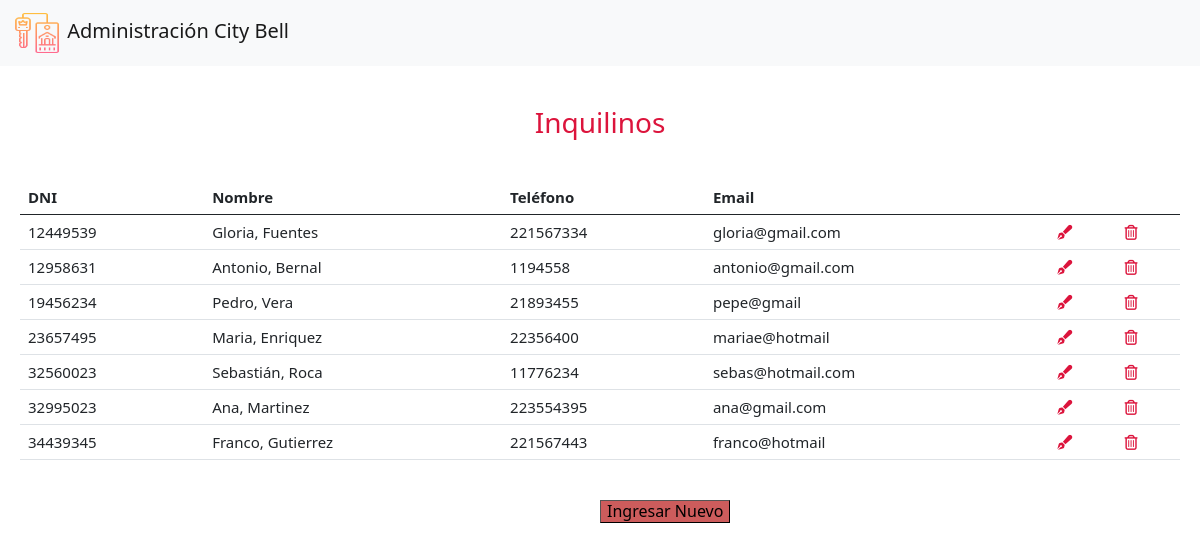
Screenshot of /tabla_inqui.php with the database file from the repository.
### tables this page shows
CREATE TABLE `Inquilino` (
  `dni` int(11) NOT NULL,
  `nombre` varchar(40) NOT NULL,
  `telefono` int(40) NOT NULL,
  `email` varchar(100) NOT NULL
);

### tabla_inqui.php (the view, shortened to what this page needs)
<?php
require 'conexion.php';
include 'nav.php';
?>
<!DOCTYPE html>
<html lang="es">
<head>
    <link rel="stylesheet" href="estilos.css">
    <link href="https://cdn.jsdelivr.net/npm/bootstrap@5.0.2/dist/css/bootstrap.min.css" rel="stylesheet">
</head>
<body>
    <h3  id="title"> Inquilinos<h3>
<div class= "table-container">
<table class="table">
  <thead>
    <tr>
      <th scope="col">DNI</th>
      <th scope="col">Nombre</th>
      <th scope="col">Teléfono</th>
      <th scope="col">Email</th>
      <th></th>
      <th></th>
    </tr>
  </thead>
  <tbody>
		<?php
		$sql= "SELECT * FROM Inquilino";
    $result=mysqli_query($conexion,$sql);
		while($mostrar=mysqli_fetch_array($result)){
		 ?>
		<tr>
      <td><?php echo $mostrar['dni'] ?></td>
			<td><?php echo $mostrar['nombre'] ?></td>
			<td><?php echo $mostrar['telefono'] ?></td>
			<td><?php echo $mostrar['email'] ?></td>
      <td><a href="editar_inquilino.php?dni=<?php echo $mostrar['dni']?>"><i class="fas fa-pen-fancy"></a></td>
      <td><a href="eliminar_inqui.php?dni=<?php echo $mostrar['dni']?>"><i class="far fa-trash-alt"></i></a></td>
	</tr>
	<?php
	}
	 ?>
  </tbody>
</table>
</div>
<button type="" class="bt" onclick = "location='form_inqui.php'">Ingresar Nuevo</button>
</body>

### nav.php (shortened to what this page needs)
<!DOCTYPE html>
<html lang="es">
<head>
    <link rel="stylesheet" href="estilos.css">
    <link href="https://cdn.jsdelivr.net/npm/bootstrap@5.0.2/dist/css/bootstrap.min.css" rel="stylesheet">
    <nav class="navbar navbar-light bg-light" >
  <div class="container-fluid" >
    <a class="navbar-brand" href="index.php">
      <img src="house-key.png" alt="" width="50" height="40" class="d-inline-block align-text-center">
      Administración City Bell
    </a>
  </div>
</nav>
</head>

### estilos.css (style rules this page uses)
#title { text-align: center; margin-top: 40px; margin-bottom: 40px; font-weight: lighter; color: crimson; }
.table-container { margin: 20px ; }
.table { font-size: 15px; }
.bt { font-size: 12pt ; background-color: indianred !important; border-width: 1px; margin-left: 600px; margin-top: 20px; }
i { color: crimson; }

### rows the page displays
inquilino: dni "12449539", nombre "Gloria, Fuentes", telefono "221567334", email "gloria@gmail.com"
inquilino: dni "12958631", nombre "Antonio, Bernal", telefono "1194558", email "antonio@gmail.com"
inquilino: dni "19456234", nombre "Pedro, Vera", telefono "21893455", email "pepe@gmail"
inquilino: dni "23657495", nombre "Maria, Enriquez", telefono "22356400", email "mariae@hotmail"
inquilino: dni "32560023", nombre "Sebastián, Roca", telefono "11776234", email "sebas@hotmail.com"
inquilino: dni "32995023", nombre "Ana, Martinez", telefono "223554395", email "ana@gmail.com"
inquilino: dni "34439345", nombre "Franco, Gutierrez", telefono "221567443", email "franco@hotmail"
